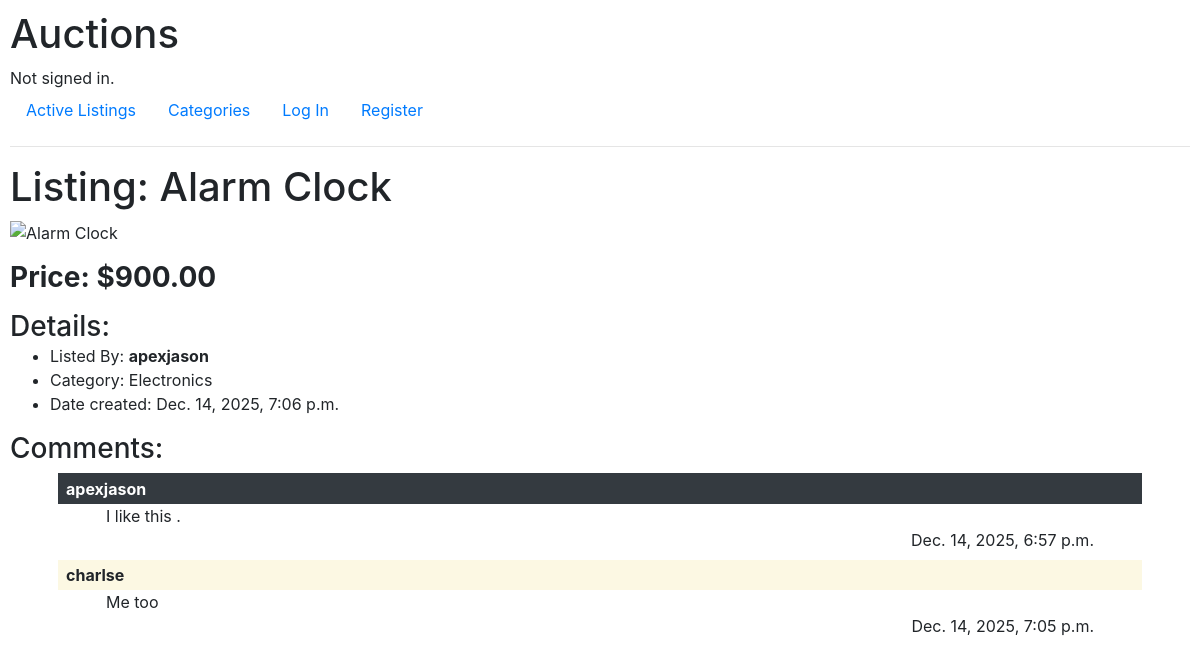
/listing/2, run on the app's committed database.
### auctions/models.py (models this page shows, shortened)
class Create(models.Model):
    image = models.URLField(blank=True)
    title = models.CharField(max_length=64)
    discription = models.TextField(max_length=200, blank=True)
    price = models.DecimalField(decimal_places=2, max_digits=64, default= 0.00)
    category = models.CharField(max_length=64, null =True)
    date = models.DateTimeField(auto_now=True, null=True)
    owner = models.CharField(max_length=64)
    status = models.BooleanField(default=False,null=True)

class Comment(models.Model):
    product_id = models.IntegerField()
    comment = models.TextField(max_length = 200)
    date = models.DateTimeField(auto_now = True, null=True)
    commenter = models.CharField(max_length=64)

### auctions/views.py (the view)
# urls.py: path("listing/<int:item_id>", views.listing, name="listing"),
def listing(request, item_id):
    keys = []
    item = Create.objects.get(id=item_id)
    try:
        data = Watchlist.objects.get(watchlister = request.user.username)
        [keys.append(int(key)) for key in data.ids]
    except:
        pass
    try:
        bidder = Bid.objects.get(product_id = item_id)
    except:
        bidder = None
    return render(request, 'auctions/listing.html', {
        "item" : item,
        "comments": Comment.objects.filter(product_id = item_id),
        "watchlist_ids":keys,
        "bidder" : bidder,
    })

### auctions/templates/auctions/listing.html (shortened to what this page needs)
{% extends 'auctions/layout.html' %}
{% block body %}
    <div class="listing_card">
        <div>
            <h1>Listing: {{item.title}}</h1>
        </div>
    </div>
    <div class="form-group"><img class="list-img-h" src="{{item.image}}" alt="{{item.title}}"></div>
    <div class="form-group h3 mt-2"><Strong>Price: ${{item.price}}</Strong></div>
    <div class="form-group">
        <strong class="h3">Details:</strong>
        <ul>
            <li>Listed By: <strong>{{ item.owner }}</strong></li>
            <li>Category: {{item.category}} </li>
            <li>Date created: {{item.date}} </li>
        </ul>
    </div>
    <strong class="h3">Comments:</strong><br>
    {% for feedback in comments %}
        <div class="mt-2 px-5">
            {% if feedback.commenter == item.owner %}
                <div class="mark bg-dark text-white px-2"><strong >{{feedback.commenter}}</strong></div>
            {% else %}
                <div class="mark px-2"><strong>{{feedback.commenter}}</strong></div>
            {% endif %}
            <div class="px-5 justify">{{feedback.comment}}</div>
            <div class="text-right mr-5">{{feedback.date}}</div>
        </div>
    {% empty %}
        No comments.
    {% endfor %}
{% endblock %}

### auctions/static/auctions/styles.css (style rules this page uses)
body { padding: 10px; }
img { height: 14.5rem !important; }
.list-img-h { height: 25.5rem !important; }
.listing_card { display: flex; justify-content: space-between; }

### data on the page
Create: title "Alarm Clock", price "900.00", owner "apexjason", category "Electronics", date "Dec. 14, 2025, 7:06 p.m."
Comment: commenter "apexjason", comment "I like this .", date "Dec. 14, 2025, 6:57 p.m."
Comment: commenter "charlse", comment "Me too", date "Dec. 14, 2025, 7:05 p.m."
